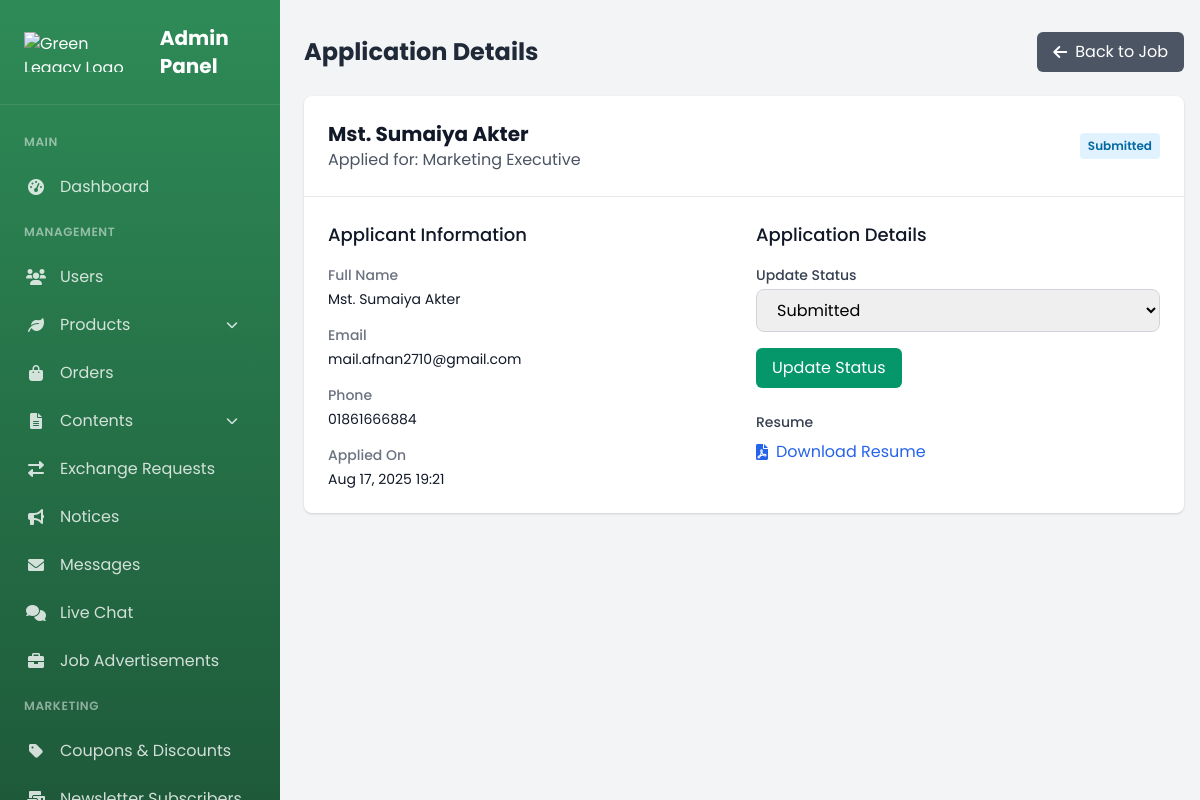
Screenshot of /admin_application_details.php?id=2 (signed in) with the database file from the repository.
### tables this page shows
CREATE TABLE `job_applications` (
  `id` int(11) NOT NULL,
  `job_id` int(11) NOT NULL,
  `applicant_name` varchar(100) NOT NULL,
  `applicant_email` varchar(100) NOT NULL,
  `applicant_phone` varchar(20) DEFAULT NULL,
  `cover_letter` text DEFAULT NULL,
  `resume_path` varchar(255) DEFAULT NULL,
  `status` enum('Submitted','Under Review','Interview','Rejected','Hired') DEFAULT 'Submitted',
  `applied_at` timestamp NOT NULL DEFAULT current_timestamp()
);

CREATE TABLE `jobs` (
  `id` int(11) NOT NULL,
  `title` varchar(100) NOT NULL,
  `department` varchar(50) NOT NULL,
  `location` varchar(100) NOT NULL,
  `job_type` enum('Full-time','Part-time','Contract','Internship','Temporary') NOT NULL,
  `salary_range` varchar(50) DEFAULT NULL,
  `description` text NOT NULL,
  `requirements` text NOT NULL,
  `responsibilities` text NOT NULL,
  `benefits` text DEFAULT NULL,
  `is_active` tinyint(1) DEFAULT 1,
  `posted_at` timestamp NOT NULL DEFAULT current_timestamp(),
  `deadline` date DEFAULT NULL,
  `views` int(11) DEFAULT 0
);

### admin_application_details.php (the view, shortened to what this page needs)
<?php
require_once 'db_connect.php';
$application_id = isset($_GET['id']) ? (int)$_GET['id'] : 0;
$stmt = $conn->prepare("SELECT ja.*, j.title AS job_title
                       FROM job_applications ja
                       JOIN jobs j ON ja.job_id = j.id
                       WHERE ja.id = ?");
$stmt->bind_param("i", $application_id);
$stmt->execute();
$result = $stmt->get_result();
$application = $result->fetch_assoc();
?>
<!DOCTYPE html>
<html lang="en">
<head>
    <link href="https://cdn.jsdelivr.net/npm/tailwindcss@2.1.2/dist/tailwind.min.css" rel="stylesheet">
    <link href="https://cdnjs.cloudflare.com/ajax/libs/font-awesome/6.0.0/css/all.min.css" rel="stylesheet">
</head>
<body class="bg-gray-100 ml-72">
    <?php include 'admin_sidebar.php'; ?>
    <div class="container mx-auto px-4 py-8">
        <div class="flex justify-between items-center mb-6">
            <h1 class="text-2xl font-bold text-gray-800">Application Details</h1>
            <a href="admin_job_details.php?id=<?php echo $application['job_id']; ?>" class="bg-gray-600 hover:bg-gray-700 text-white px-4 py-2 rounded-md flex items-center">
                <i class="fas fa-arrow-left mr-2"></i> Back to Job
            </a>
        </div>
        <div class="bg-white rounded-lg shadow overflow-hidden mb-8">
            <div class="p-6 border-b border-gray-200">
                <div class="flex justify-between items-center">
                    <div>
                        <h2 class="text-xl font-bold text-gray-900"><?php echo htmlspecialchars($application['applicant_name']); ?></h2>
                        <p class="text-gray-600">Applied for: <?php echo htmlspecialchars($application['job_title']); ?></p>
                    </div>
                    <span class="application-status <?php echo str_replace(' ', '-', $application['status']); ?>">
                        <?php echo htmlspecialchars($application['status']); ?>
                    </span>
                </div>
            </div>
            <div class="p-6 grid grid-cols-1 md:grid-cols-2 gap-6">
                <div>
                    <h3 class="text-lg font-medium text-gray-900 mb-4">Applicant Information</h3>
                    <div class="space-y-4">
                        <div>
                            <label class="block text-sm font-medium text-gray-500">Full Name</label>
                            <p class="mt-1 text-sm text-gray-900"><?php echo htmlspecialchars($application['applicant_name']); ?></p>
                        </div>
                        <div>
                            <label class="block text-sm font-medium text-gray-500">Email</label>
                            <p class="mt-1 text-sm text-gray-900"><?php echo htmlspecialchars($application['applicant_email']); ?></p>
                        </div>
                        <div>
                            <label class="block text-sm font-medium text-gray-500">Phone</label>
                            <p class="mt-1 text-sm text-gray-900"><?php echo htmlspecialchars($application['applicant_phone'] ?? 'N/A'); ?></p>
                        </div>
                        <div>
                            <label class="block text-sm font-medium text-gray-500">Applied On</label>
                            <p class="mt-1 text-sm text-gray-900"><?php echo date('M d, Y H:i', strtotime($application['applied_at'])); ?></p>
                        </div>
                    </div>
                </div>
                <div>
                    <h3 class="text-lg font-medium text-gray-900 mb-4">Application Details</h3>
                    <form method="POST" class="space-y-4">
                        <div>
                            <label for="status" class="block text-sm font-medium text-gray-700 mb-1">Update Status</label>
                            <select id="status" name="status" class="w-full px-4 py-2 border border-gray-300 rounded-lg focus:ring-2 focus:ring-green-500 focus:border-green-500">
                                <option value="Submitted" <?php echo $application['status'] === 'Submitted' ? 'selected' : ''; ?>>Submitted</option>
                            </select>
                        </div>
                        <button type="submit" class="bg-green-600 hover:bg-green-700 text-white px-4 py-2 rounded-md">
                            Update Status
                        </button>
                    </form>
                    <?php if ($application['resume_path']): ?>
                        <div class="mt-6">
                            <label class="block text-sm font-medium text-gray-700 mb-2">Resume</label>
                            <a href="<?php echo htmlspecialchars($application['resume_path']); ?>" target="_blank" class="inline-flex items-center text-blue-600 hover:text-blue-800">
                                <i class="fas fa-file-pdf mr-2"></i> Download Resume
                            </a>
                        </div>
                    <?php endif; ?>
                </div>
            </div>
        </div>
    </div>
</body>
</html>

### admin_application_details.php (style rules this page uses)
body { font-family: 'Poppins', sans-serif; }
.application-status { display: inline-block; padding: 0.25rem 0.5rem; border-radius: 0.25rem; font-size: 0.75rem; font-weight: 600; }
.Submitted { background-color: #e0f2fe; color: #0369a1; }

### admin_sidebar.php (style rules this page uses)
:root { --primary-green: #2E8B57; --light-green: #a8e6cf; --sidebar-width: 280px; }
body { font-family: 'Poppins', sans-serif; }

### rows the page displays
job_applications: applicant_name "Mst. Sumaiya Akter", job.title "Marketing Executive", status "Submitted", applicant_email "mail.afnan2710@gmail.com", applicant_phone "01861666884", applied_at "Aug 17, 2025 19:21"
